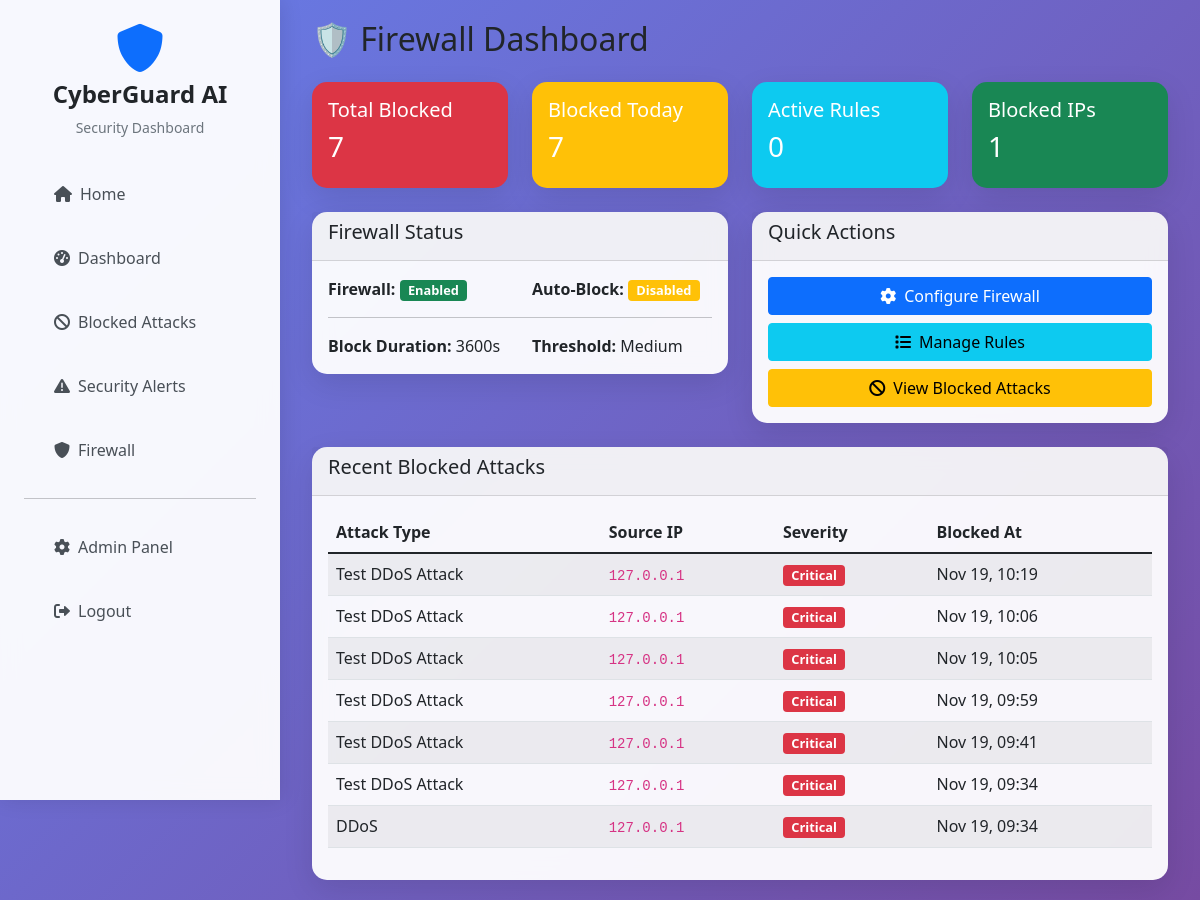
The app's page /firewall/ (signed in) with its own data.
### cyberattack/models.py (models this page shows, shortened)
class FirewallConfig(models.Model):
    firewall_enabled = models.BooleanField(default=True)
    auto_block_enabled = models.BooleanField(default=True)
    block_duration = models.IntegerField(default=3600)  # seconds
    max_attempts = models.IntegerField(default=5)
    whitelist_ips = models.TextField(blank=True, help_text="Comma-separated IP addresses")
    block_threshold = models.CharField(max_length=20, default='Medium', choices=AttackLog.SEVERITY_LEVELS)
    created_at = models.DateTimeField(auto_now_add=True)
    updated_at = models.DateTimeField(auto_now=True)
    class Meta:
        verbose_name = "Firewall Configuration"
        verbose_name_plural = "Firewall Configurations"
    @classmethod
    def get_config(cls):
        config, created = cls.objects.get_or_create(pk=1)
        return config

class BlockedAttack(models.Model):
    attack_type = models.IntegerField(choices=AttackLog.ATTACK_TYPES)
    attack_name = models.CharField(max_length=100)
    severity = models.CharField(max_length=20, choices=AttackLog.SEVERITY_LEVELS)
    confidence_score = models.FloatField()
    source_ip = models.GenericIPAddressField()
    user_agent = models.TextField(blank=True)
    request_path = models.CharField(max_length=500, blank=True)
    request_method = models.CharField(max_length=10, blank=True)
    os_info = models.CharField(max_length=200, blank=True)
    browser_info = models.CharField(max_length=200, blank=True)
    device_type = models.CharField(max_length=100, blank=True)
    screen_resolution = models.CharField(max_length=50, blank=True)
    timezone = models.CharField(max_length=100, blank=True)
    language = models.CharField(max_length=50, blank=True)
    country = models.CharField(max_length=100, blank=True)
    city = models.CharField(max_length=100, blank=True)
    isp = models.CharField(max_length=200, blank=True)
    firewall_rule = models.ForeignKey(FirewallRule, on_delete=models.SET_NULL, null=True, blank=True)
    blocked_at = models.DateTimeField(default=django_timezone.now)
    block_duration = models.IntegerField(default=3600)  # seconds
    destination_port = models.FloatField()
    flow_bytes_s = models.FloatField()
    flow_packets_s = models.FloatField()
    class Meta:
        ordering = ['-blocked_at']
        indexes = [
            models.Index(fields=['source_ip']),
            models.Index(fields=['blocked_at']),
            models.Index(fields=['attack_type']),
        ]

### cyberattack/firewall_views.py (the view)
# urls.py: path('firewall/', firewall_views.firewall_dashboard, name='firewall_dashboard'),
@login_required
@user_passes_test(is_admin)
def firewall_dashboard(request):
    config = FirewallConfig.get_config()
    recent_blocks = BlockedAttack.objects.order_by('-blocked_at')[:10]
    stats = {
        'total_blocked': BlockedAttack.objects.count(),
        'blocked_today': BlockedAttack.objects.filter(
            blocked_at__date=timezone.now().date()
        ).count(),
        'active_rules': FirewallRule.objects.filter(is_active=True).count(),
        'blocked_ips': BlockedAttack.objects.values('source_ip').distinct().count(),
    }
    context = {
        'config': config,
        'recent_blocks': recent_blocks,
        'stats': stats,
    }
    return render(request, 'cyberattack/firewall_dashboard.html', context)

### cyberattack/firewall.py (called while the page is built)
    def is_ip_blocked(self, ip_address):
        try:
            active_rules = FirewallRule.objects.filter(
                rule_type='block_ip',
                rule_value=ip_address,
                is_active=True
            )
            for rule in active_rules:
                if rule.expires_at and rule.expires_at < timezone.now():
                    rule.is_active = False
                    rule.save()
                else:
                    return True
            return False
        except Exception as e:
            logger.error(f"Error checking IP block status: {str(e)}")
            return False

    def get_client_ip(self, request):
        x_forwarded_for = request.META.get('HTTP_X_FORWARDED_FOR')
        if x_forwarded_for:
            ip = x_forwarded_for.split(',')[0]
        else:
            ip = request.META.get('REMOTE_ADDR')
        return ip

### cyberattack/firewall_views.py (called while the page is built)
def is_admin(user):
    return user.is_staff or user.is_superuser

### cyberattack/models.py (called while the page is built)
    @classmethod
    def get_status(cls):
        maintenance, created = cls.objects.get_or_create(pk=1)
        return maintenance

### cyberattack/templates/cyberattack/firewall_dashboard.html (shortened to what this page needs)
{% extends 'cyberattack/base.html' %}
{% block content %}
<div class="container-fluid">
    <div class="row">
        <div class="col-12">
            <h2 class="mb-4">🛡️ Firewall Dashboard</h2>
            <div class="row mb-4">
                <div class="col-md-3">
                    <div class="card bg-danger text-white">
                        <div class="card-body">
                            <h5>Total Blocked</h5>
                            <h3>{{ stats.total_blocked }}</h3>
                        </div>
                    </div>
                </div>
                <div class="col-md-3">
                    <div class="card bg-warning text-white">
                        <div class="card-body">
                            <h5>Blocked Today</h5>
                            <h3>{{ stats.blocked_today }}</h3>
                        </div>
                    </div>
                </div>
                <div class="col-md-3">
                    <div class="card bg-info text-white">
                        <div class="card-body">
                            <h5>Active Rules</h5>
                            <h3>{{ stats.active_rules }}</h3>
                        </div>
                    </div>
                </div>
                <div class="col-md-3">
                    <div class="card bg-success text-white">
                        <div class="card-body">
                            <h5>Blocked IPs</h5>
                            <h3>{{ stats.blocked_ips }}</h3>
                        </div>
                    </div>
                </div>
            </div>
            <div class="row mb-4">
                <div class="col-md-6">
                    <div class="card">
                        <div class="card-header">
                            <h5>Firewall Status</h5>
                        </div>
                        <div class="card-body">
                            <div class="row">
                                <div class="col-6">
                                    <strong>Firewall:</strong>
                                    <span class="badge {% if config.firewall_enabled %}bg-success{% else %}bg-danger{% endif %}">
                                        {% if config.firewall_enabled %}Enabled{% else %}Disabled{% endif %}
                                    </span>
                                </div>
                                <div class="col-6">
                                    <strong>Auto-Block:</strong>
                                    <span class="badge {% if config.auto_block_enabled %}bg-success{% else %}bg-warning{% endif %}">
                                        {% if config.auto_block_enabled %}Enabled{% else %}Disabled{% endif %}
                                    </span>
                                </div>
                            </div>
                            <hr>
                            <div class="row">
                                <div class="col-6">
                                    <strong>Block Duration:</strong> {{ config.block_duration }}s
                                </div>
                                <div class="col-6">
                                    <strong>Threshold:</strong> {{ config.block_threshold }}
                                </div>
                            </div>
                        </div>
                    </div>
                </div>
                <div class="col-md-6">
                    <div class="card">
                        <div class="card-header">
                            <h5>Quick Actions</h5>
                        </div>
                        <div class="card-body">
                            <a href="{% url 'firewall_config' %}" class="btn btn-primary mb-2 w-100">
                                <i class="fas fa-cog me-2"></i>Configure Firewall
                            </a>
                            <a href="{% url 'firewall_rules' %}" class="btn btn-info mb-2 w-100">
                                <i class="fas fa-list me-2"></i>Manage Rules
                            </a>
                            <a href="{% url 'blocked_attacks' %}" class="btn btn-warning w-100">
                                <i class="fas fa-ban me-2"></i>View Blocked Attacks
                            </a>
                        </div>
                    </div>
                </div>
            </div>
            <div class="card">
                <div class="card-header">
                    <h5>Recent Blocked Attacks</h5>
                </div>
                <div class="card-body">
                    {% if recent_blocks %}
                        <div class="table-responsive">
                            <table class="table table-striped">
                                <thead>
                                    <tr>
                                        <th>Attack Type</th>
                                        <th>Source IP</th>
                                        <th>Severity</th>
                                        <th>Blocked At</th>
                                    </tr>
                                </thead>
                                <tbody>
                                    {% for attack in recent_blocks %}
                                    <tr>
                                        <td>{{ attack.attack_name }}</td>
                                        <td><code>{{ attack.source_ip }}</code></td>
                                        <td>
                                            <span class="badge
                                                {% if attack.severity == 'Critical' %}bg-danger
                                                {% elif attack.severity == 'High' %}bg-warning
                                                {% elif attack.severity == 'Medium' %}bg-info
                                                {% else %}bg-success{% endif %}">
                                                {{ attack.severity }}
                                            </span>
                                        </td>
                                        <td>{{ attack.blocked_at|date:"M d, H:i" }}</td>
                                    </tr>
                                    {% endfor %}
                                </tbody>
                            </table>
                        </div>
                    {% else %}
                        <p class="text-muted">No blocked attacks yet.</p>
                    {% endif %}
                </div>
            </div>
        </div>
    </div>
</div>
{% endblock %}

### cyberattack/templates/cyberattack/base.html (style rules this page uses)
:root { --primary-gradient: linear-gradient(135deg, #667eea 0%, #764ba2 100%); --secondary-gradient: linear-gradient(135deg, #f093fb 0%, #f5576c 100%); --success-gradient: linear-gradient(135deg, #4facfe 0%, #00f2fe 100%); --dark-gradient: linear-gradient(135deg, #2c3e50 0%, #34495e 100%); }
body { font-family: 'Segoe UI', Tahoma, Geneva, Verdana, sans-serif; background: var(--primary-gradient); min-height: 100vh; margin: 0; }
.card { background: rgba(255,255,255,0.95); border: none; border-radius: 15px; box-shadow: 0 10px 30px rgba(0,0,0,0.1); backdrop-filter: blur(10px); }
.badge { font-size: 0.8em; }

### records on screen
FirewallConfig: block_duration "3600", block_threshold "Medium"
BlockedAttack: attack_name "Test DDoS Attack", source_ip "127.0.0.1", severity "Critical", blocked_at "Nov 19, 10:19"
BlockedAttack: attack_name "Test DDoS Attack", source_ip "127.0.0.1", severity "Critical", blocked_at "Nov 19, 10:06"
BlockedAttack: attack_name "Test DDoS Attack", source_ip "127.0.0.1", severity "Critical", blocked_at "Nov 19, 10:05"
BlockedAttack: attack_name "Test DDoS Attack", source_ip "127.0.0.1", severity "Critical", blocked_at "Nov 19, 09:59"
BlockedAttack: attack_name "Test DDoS Attack", source_ip "127.0.0.1", severity "Critical", blocked_at "Nov 19, 09:41"
BlockedAttack: attack_name "Test DDoS Attack", source_ip "127.0.0.1", severity "Critical", blocked_at "Nov 19, 09:34"
BlockedAttack: attack_name "DDoS", source_ip "127.0.0.1", severity "Critical", blocked_at "Nov 19, 09:34"

### other values on screen
{{ stats.total_blocked }} "7"
{{ stats.blocked_today }} "7"
{{ stats.active_rules }} "0"
{{ stats.blocked_ips }} "1"
